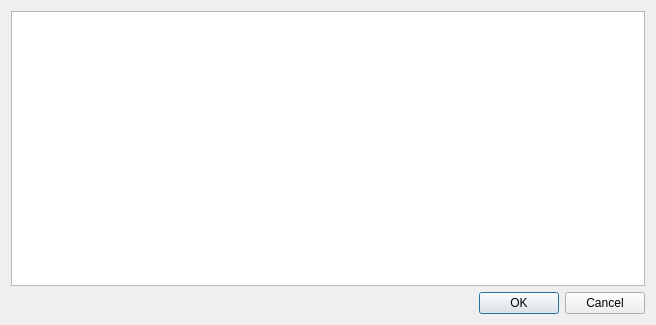
<?xml version="1.0" encoding="UTF-8"?>
<ui version="4.0">
 <class>IgnoredObjectsDialog</class>
 <widget class="QDialog" name="IgnoredObjectsDialog">
  <property name="geometry">
   <rect>
    <x>0</x>
    <y>0</y>
    <width>656</width>
    <height>325</height>
   </rect>
  </property>
  <property name="windowTitle">
   <string>Dialog</string>
  </property>
  <layout class="QVBoxLayout" name="verticalLayout">
   <item>
    <widget class="QTableView" name="tableView"/>
   </item>
   <item>
    <widget class="QDialogButtonBox" name="buttonBox">
     <property name="orientation">
      <enum>Qt::Horizontal</enum>
     </property>
     <property name="standardButtons">
      <set>QDialogButtonBox::Cancel|QDialogButtonBox::Ok</set>
     </property>
     <property name="centerButtons">
      <bool>false</bool>
     </property>
    </widget>
   </item>
  </layout>
 </widget>
 <resources/>
 <connections>
  <connection>
   <sender>buttonBox</sender>
   <signal>accepted()</signal>
   <receiver>IgnoredObjectsDialog</receiver>
   <slot>accept()</slot>
   <hints>
    <hint type="sourcelabel">
     <x>248</x>
     <y>254</y>
    </hint>
    <hint type="destinationlabel">
     <x>157</x>
     <y>274</y>
    </hint>
   </hints>
  </connection>
  <connection>
   <sender>buttonBox</sender>
   <signal>rejected()</signal>
   <receiver>IgnoredObjectsDialog</receiver>
   <slot>reject()</slot>
   <hints>
    <hint type="sourcelabel">
     <x>316</x>
     <y>260</y>
    </hint>
    <hint type="destinationlabel">
     <x>286</x>
     <y>274</y>
    </hint>
   </hints>
  </connection>
 </connections>
</ui>
